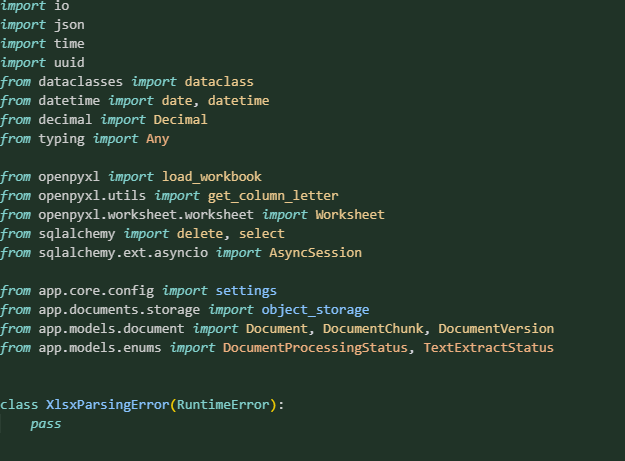
#> input picture app/services/document_processing/parsers/test/Снимок экрана 2026-06-04 143143.png, 625 x 461 px
$ python -i tesseract_preprocess.py   (imports and definitions only)
#> lines starting #> are read from the running program, lines starting #| are printed output that depends on the picture; after the words box and inside, x2 and y2 are one past the last pixel; in counts of white or black regions, pixels touching at a corner belong together
#> further down, picture is the input picture: shape (461, 625, 3); mean B, G, R 46.6, 58.7, 39.8
"""Предобработка изображений для Tesseract OCR (подход model_for_hakaton).

Источник: https://github.com/MaxJalo/model_for_hakaton (first.py)
Шаги: undistort → grayscale → kernel blur → adaptive Gaussian threshold → resize.
"""

from __future__ import annotations

from typing import TYPE_CHECKING

import cv2
import numpy as np

if TYPE_CHECKING:
    from PIL import Image

_KERNEL = np.array(
    [[0.1, 0.15, 0.1], [0.15, 1.0, 0.15], [0.1, 0.15, 0.1]],
    dtype=np.float32,
)
# [1 line not run here, left out]


# [5 lines that did not run here, left out]


def _remove_distortion(image: np.ndarray) -> np.ndarray:
    focal_length = float(image.shape[1])
#> focal_length = 625
    center = (image.shape[1] / 2.0, image.shape[0] / 2.0)
#> center = (312.5, 230.5)
    camera_matrix = np.array(
        [[focal_length, 0, center[0]], [0, focal_length, center[1]], [0, 0, 1]],
        dtype=np.float32,
    )
    distortion_coeffs = np.array([0.1, 0, 0, 0], dtype=np.float32)
    return cv2.undistort(image, camera_matrix, distortion_coeffs)
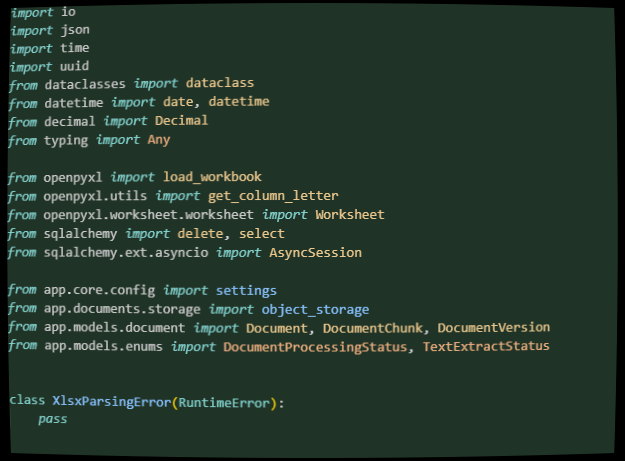
#> returned value: shape (461, 625, 3); mean of channels 0, 1, 2 44.4, 55.9, 38; drawn as B, G, R


def hakaton_preprocess_bgr(
    image_bgr: np.ndarray,
    *,
    target_size: tuple[int, int] | None = None,
    apply_undistort: bool = True,
) -> np.ndarray:
    """Binarize scan using hakaton pipeline; returns single-channel uint8 image."""
    working = _remove_distortion(image_bgr) if apply_undistort else image_bgr
    gray = cv2.cvtColor(working, cv2.COLOR_BGR2GRAY)
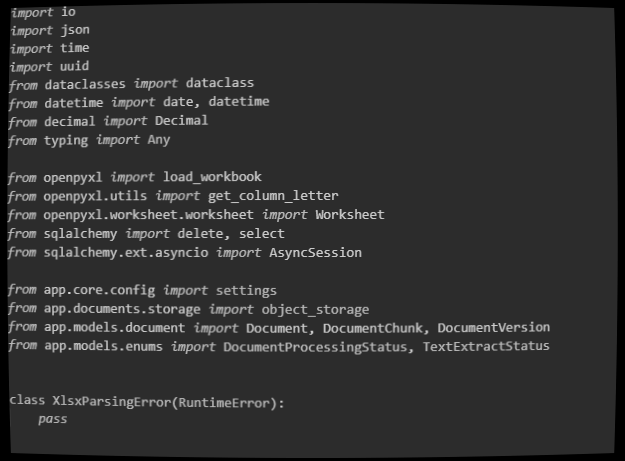
#> gray: shape (461, 625); min 0, max 212, mean 49.3
    filtered = cv2.filter2D(gray, ddepth=-1, kernel=_KERNEL)
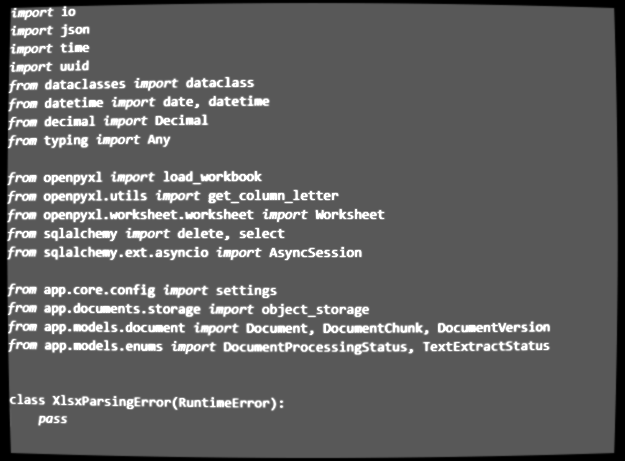
#> filtered: shape (461, 625); min 0, max 255, mean 97.5
    binary = cv2.adaptiveThreshold(
        filtered,
        255,
        cv2.ADAPTIVE_THRESH_GAUSSIAN_C,
        cv2.THRESH_BINARY,
        11,
        2,
    )
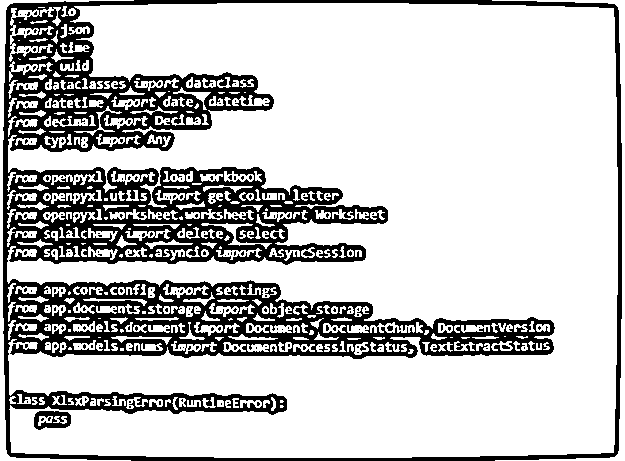
#> binary: shape (461, 625); 77% white; 269 black regions (264 under 20 px), largest, box (x1, y1, x2, y2) and area: (3, 0, 622, 461) 64479, (34, 411, 71, 430) 434, (303, 251, 313, 256) 35, (387, 325, 393, 331) 27, (502, 345, 510, 349) 25
    if target_size is not None:
        binary = cv2.resize(binary, target_size)
    return binary


# [15 lines that did not run here, left out]


HAKATON_TESSERACT_CONFIG = "--psm 6 --oem 1"
HAKATON_TESSERACT_LANG = "rus"

>>> import cv2
>>> picture = cv2.imread('../parsers/test/Снимок экрана 2026-06-04 143143.png')
>>> result = hakaton_preprocess_bgr(picture)
